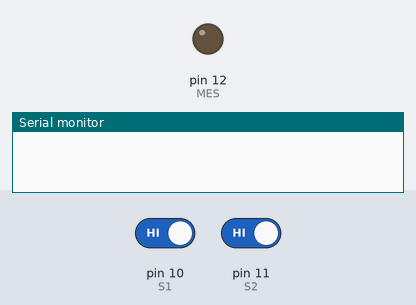
A sketch run on a simulated Arduino Uno, built for the host (arithmetic inside an expression is 32-bit, double 64-bit). Shown: output pins drawn as LEDs (lit = HIGH), the last lines printed to the serial monitor. Inputs (shaded band) come from the test bench; at power-on: pin 10 (S1) HIGH, pin 11 (S2) HIGH.

Above: at 1.2 s.
1.3 s: pin 10 (S1) driven LOW and pin 11 (S2) driven LOW
At 2.4 s:
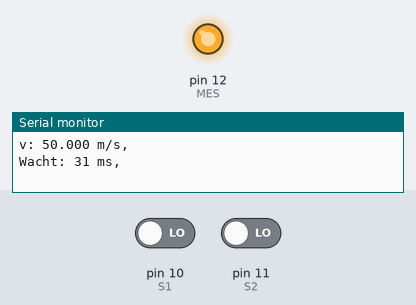
2.8 s: pin 10 (S1) driven HIGH
Timing chart, 0 to 5.8 s (numbered marks = the images above; inputs shaded):
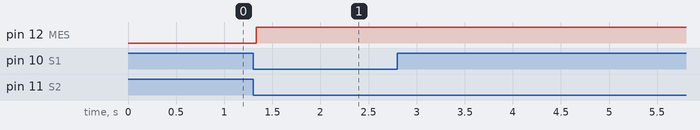

The sketch:

cut_controller.ino
```cpp
/*
  cut-controller.ino

  Versie 1.2

  - Leest sensors uit
  - Toggelt het mes (=de grote groene LED)
  - Geeft status weer op seriële monitor.

  Wijzigingen sinds vorige versie:
  - Met handling van uitzonderingssituaties (in .cpp)

*/

#define S1 10   // arduino pin, eerste sensor die de worst ziet
#define S2 11   // arduino pin, tweede sensor die de worst ziet
#define MES 12  // uitgang: zowel laag-->hoog als hoog-->laag snijdt worst door

#include "CutterController.h"

CutterController cutterController;

void controller_log_callback(const char* message) {
  Serial.println(message);
}

// deze functie wordt alleen uitgevoerd bij reset, en bij het inschakelen van de spanning
void setup() {
  // stel de arduino pinnen in als in- of uitgang
  pinMode(MES, OUTPUT);
  pinMode(S1, INPUT_PULLUP);
  pinMode(S2, INPUT_PULLUP);

  Serial.begin(115200);
  cutterController.setLogCallback(controller_log_callback);
  cutterController.enableLogging(true);

}

// oneindige lus
void loop() {

  bool worstVoorS1 = digitalRead(S1) == LOW;  // deeg voor sensor geeft "LOW", geen deeg = "HIGH"
  bool worstVoorS2 = digitalRead(S2) == LOW;  // deeg voor sensor geeft "LOW", geen deeg = "HIGH"
  double nu = (double) micros() / 1000000;   // in seconden

  CutterResult resultaat = cutterController.update(worstVoorS1, worstVoorS2, nu);

  digitalWrite(MES, resultaat.mesStand ? HIGH : LOW);

}
```

CutterController.cpp
```cpp
#include <cstdint>
#include "CutterController.h"
#include <cstdarg>
#include <cstdio>

// ---------------------------------------------------------------------------------------------
// Initialize controller state from the provided configuration and bootstrap timing.
CutterController::CutterController(const CutterConfig& config): config(config), controller_state(ControllerState::Geen), log_callback_(nullptr), logging_enabled_(false) {
  mesStand = false;
  autoHoldActief= false;
  snijVertragingOp = config.snijVertragingOpInit;
  snijVertragingNeer = config.snijVertragingNeerInit;
  geleerdeLengte = 0.4; // standaard waarde van 40 cm voor het geval dat
}


// ---------------------------------------------------------------------------------------------
// Sample sensors, timing, and latency feedback to determine whether a cut should fire and
// to update telemetry that downstream systems (MES, pneumatics) consume.
CutterResult CutterController::update(bool worstVoorS1, bool worstVoorS2, double nu) {

  CutterResult resultaat{};

  static bool prevWorstVoorS1 = false;
  static bool prevWorstVoorS2 = false;
  // detect rising edges on sensors
  if (worstVoorS1 && !prevWorstVoorS1) {
    beginVanWorstLaatstGezienDoorS1 = nu;
//    logMessage("\nS1 rising edge at %.3f s. ", nu);
    transitionToState(ControllerState::AlleenS1, nu);
  }

  if (worstVoorS2 && !prevWorstVoorS2) {
  //  logMessage("\nS2 rising edge at %.3f s. ", nu);
    if (controller_state == ControllerState::AlleenS1) {
      float beginVanWorstLaatstGezienDoorS2 = nu;
      float tijdTussenS1enS2 = beginVanWorstLaatstGezienDoorS2 - beginVanWorstLaatstGezienDoorS1;
      if (tijdTussenS1enS2 < 1e-3) {  // dit voorkomt delen door een heel klein getal
        logMessage("Diff '%.3f' is kleiner dan 1.0ms, afgerond naar 1.0ms", tijdTussenS1enS2);
        tijdTussenS1enS2 = 1e-3;
      }
      worstSnelheid = config.afstandTussenS1enS2 / tijdTussenS1enS2;
      logMessage("\nv: %.3f m/s, ", worstSnelheid);

      float dodeTijd;
      if (mesStand) {
        dodeTijd = snijVertragingNeer;    // aangezien de autohold regelaar hier ingrijpt,
      } else {                            // kan de dodetijd ook negatief worden !
        dodeTijd = snijVertragingOp;      //
      }

      // bereken snij tijdstip zodat de worst wordt doorgesneden zodra de voorkant bij "pijl" aankomt,
      // hou via 'dodeTijd' rekening met pneumatiek, mes mechaniek en autohold bijsturing
      snijMoment = beginVanWorstLaatstGezienDoorS2 + config.afstandS2totReferentie / worstSnelheid + dodeTijd;

      float teWachtenTijd = snijMoment - nu;
      if(teWachtenTijd > config.maxTeWachtenTijd ) {     // Dit bepaalt de laagst mogelijke snelheid, en de maximale worstlengte.
        teWachtenTijd = config.maxTeWachtenTijd;
        snijMoment = nu + config.maxTeWachtenTijd;       // Is aan te passen in CutterController.h !!!
      }

      logMessage("Wacht: %.0f ms, ", 1000 * teWachtenTijd);
      transitionToState(ControllerState::Beide, nu);
    }
  }

  if(nu >= snijMoment && controller_state == ControllerState::Beide) {
    transitionToState(ControllerState::SnijCommandoVerstuurd, nu);
    mesStand = !mesStand;

    updateAutoHold();
  }

  if (!worstVoorS1 && prevWorstVoorS1) {
//    logMessage("\nS1 falling edge at %.3f s. ", nu);
    if (controller_state == ControllerState::SnijCommandoVerstuurd) {
      transitionToState(ControllerState::AlleenS2, nu);

      float eindVanWorstLaatstGezienDoorS1 = nu;
      float tijdsduurWorstVoorS1 = eindVanWorstLaatstGezienDoorS1 - beginVanWorstLaatstGezienDoorS1;
      worstLengte = tijdsduurWorstVoorS1 * worstSnelheid;
      logMessage("Worstlengte: %.1f mm. ", 1000 * worstLengte);
      leerLengte(worstLengte);
    }
  }

  prevWorstVoorS2 = worstVoorS2;
  prevWorstVoorS1 = worstVoorS1;

  // time-out, voor het geval dat
  if (nu - tijdLaatsteStateWijziging > config.maxTeWachtenTijd * 2) {
    logMessage("** State timeout, terug naar Geen **\n");
    transitionToState(ControllerState::Abnormaal, nu);
    autoHoldActief = false;
  }

  resultaat.mesStand = mesStand;
  resultaat.worstSnelheid = worstSnelheid;
  resultaat.snijMoment = snijMoment;
  resultaat.snijVertragingOp = snijVertragingOp;
  resultaat.snijVertragingNeer = snijVertragingNeer;
  resultaat.worstLengte = worstLengte;
  resultaat.controller_state = static_cast<uint8_t>(controller_state);

  return resultaat;
}

// ---------------------------------------------------------------------------------------------
// verwerk nieuw gemeten lengte
void CutterController::leerLengte(float nieuwe_lengte) {

  // bewaar laatst gemeten lengte in circulaire buffer
  lengte[lengteIdx++] = nieuwe_lengte;
  if(lengteIdx >= config.aantalLengtes) {
    lengteIdx = 0;
    lengteBufferVol = true;
  }

  // bereken spreiding en gemiddelde van laatste lengtes
  float min = 10000;
  float max = -1;
  float totaleLengte = 0;

  if (lengteBufferVol) {
    logMessage("Buffer: ");
    for (uint8_t i = 0; i < config.aantalLengtes; i++) {
      logMessage("%.1f, ", 1000 * lengte[i]);
      totaleLengte += lengte[i];  // voor bepaling gemiddelde
      if(lengte[i] > max) max = lengte[i];    // voor bepaling spreiding
      if(lengte[i] < min) min = lengte[i];
    }
    autoHoldSpreiding = max - min;
    autoHoldGemiddeldeLengte = totaleLengte / config.aantalLengtes;
    logMessage("max: %.1f mm, min: %.1f mm, spreiding: %.1f mm, gem.: %.1f mm, snijVertragingOp: %.3f s, snijVertragingNeer: %.3f s.", 1000 * max, 1000 * min, 1000 * autoHoldSpreiding, 1000 * autoHoldGemiddeldeLengte, snijVertragingOp, snijVertragingNeer);
  }

  updateAutoHoldTiming(nieuwe_lengte);

}

// ---------------------------------------------------------------------------------------------
// schakelt autoHold aan/uit
void CutterController::updateAutoHold() {

  if(!config.autoHoldMogelijk) return;

  if(!autoHoldActief) {
    if(autoHoldSpreiding < config.autoHoldAanDrempel) {   // schakel auto-hold in
      autoHoldActief = true;
      autoHoldDoelLengte = autoHoldGemiddeldeLengte;
      logMessage(" ** AUTOHOLD AAN (doel: %.2f mm) ** ", 1000 * autoHoldDoelLengte);
    }
  } else {
    if(autoHoldSpreiding > config.autoHoldUitDrempel) {   // schakel auto-hold uit
      autoHoldActief= false;        // reset buffer om na afwijking te snel terug inschakelen te voorkomen
      lengteBufferVol = false;
      lengteIdx = 0;
      snijVertragingOp = config.snijVertragingOpInit;
      snijVertragingNeer = config.snijVertragingNeerInit;

      logMessage(" ** AUTOHOLD UIT ** ");
    }
  }
}

// ---------------------------------------------------------------------------------------------
// past timing aan bij autohold
void CutterController::updateAutoHoldTiming(float nieuweLengte) {

  // Een PID regeling zou te gek zijn maar afregelen daarvan is lastig.
  // Vandaar een stomme op/neer regeling. Worst te lang? Tandje terug.
  // En omgekeerd. Dit apart regelen voor mes omhoog en omlaag.
  if(autoHoldActief) {

    float tijdStap;

    // tijdStap = config.autoHoldBijRegelStap / worstSnelheid;
    tijdStap = (autoHoldDoelLengte - nieuweLengte) / worstSnelheid;

    if(mesStand) {
      // if(nieuweLengte > autoHoldDoelLengte) snijVertragingOp -= tijdStap; else snijVertragingOp += tijdStap;
      snijVertragingOp += tijdStap;
    } else {
      // if(nieuweLengte > autoHoldDoelLengte) snijVertragingNeer -= tijdStap; else snijVertragingNeer += tijdStap;
      snijVertragingNeer += tijdStap;
    }

    // begrens de regelaar om puinhoop in de fabriek te voorkomen bij op hol geslagen regeling
    if(snijVertragingOp < config.minSnijVertraging)   snijVertragingOp = config.minSnijVertraging;
    if(snijVertragingOp > config.maxSnijVertraging)   snijVertragingOp = config.maxSnijVertraging;
    if(snijVertragingNeer < config.minSnijVertraging) snijVertragingNeer = config.minSnijVertraging;
    if(snijVertragingNeer > config.maxSnijVertraging) snijVertragingNeer = config.maxSnijVertraging;
  }

}

// ---------------------------------------------------------------------------------------------
// helper-functie voor logging: zet state om in leesbare tekst
const char* CutterController::controllerStateName(ControllerState state) {
  switch (state) {
    case ControllerState::Geen:
      return "Geen";
    case ControllerState::AlleenS1:
      return "AlleenS1";
    case ControllerState::Beide:
      return "Beide";
    case ControllerState::AlleenS2:
      return "AlleenS2";
    case ControllerState::SnijCommandoVerstuurd:
      return "SnijCommandoVerstuurd";
    case ControllerState::Abnormaal:
      return "Abnormaal";
  }
  return "unknown";
}

// ---------------------------------------------------------------------------------------------
// ga naar volgende state
void CutterController::transitionToState(ControllerState nieuweState, double nu) {
  controller_state = nieuweState;
  tijdLaatsteStateWijziging = nu;
  // logMessage("* %s", controllerStateName(controller_state));
}

// ---------------------------------------------------------------------------------------------
// stel functie in die logging uitprint
void CutterController::setLogCallback(LogCallback callback) {
  log_callback_ = callback;
}

// ---------------------------------------------------------------------------------------------
// zet logging aan of uit
void CutterController::enableLogging(bool enabled) {
  logging_enabled_ = enabled;
}

// ---------------------------------------------------------------------------------------------
// schrijf boodschap voor diagnostiek naar seriele poort
void CutterController::logMessage(const char* format, ...) const {
  if (!logging_enabled_ || !log_callback_ || !format) {
    return;
  }
  char buffer[256];
  va_list args;
  va_start(args, format);
  std::vsnprintf(buffer, sizeof(buffer), format, args);
  va_end(args);
  log_callback_(buffer);

}
```

CutterController.h
```cpp
#ifndef CUTTER_CONTROLLER_H
#define CUTTER_CONTROLLER_Hc

// #include <Arduino.h>
#include <cstdint>
#include <cstddef>
#include <cstdarg>

//---------------------------
// CutterController.h
// Dit is de interface naar de code die beslist wanneer het mes moet worden bediend.
// De werkelijke code is te vinden in CutterController.cpp
// De worst passeert eerst sensor S1, dan sensor S2 en daarna de Referentie positie.
// De Referentie positie is een markering op of aan de sensor beugel, die zichtbaar is voor de operator.
//
// Het regelalgoritme heeft twee modi: Autohold uit en Autohold aan
//---------------------------

// Runtime parameters die lengte en timing bepalen.
// Alle eenheden zijn volgens S.I., dus meters, seconden en meters per seconde.
// Bv. een afstand van 0.05 is 5 cm, en een tijd van 0.02 is 20 milliseconden.
struct CutterConfig {

  const bool autoHoldMogelijk = true;         // Zet deze op  = false (alleen kleine letters) om autohold uit te schakelen (org true)
  const float afstandS2totReferentie = 0.065; // In meters. De vaste afstand van S2 tot de referentie hier noteren. Moet groter dan 0 zijn !!(org 0.065)
  const float afstandTussenS1enS2 = 0.050;    // In meters. Afstand tussen de twee sensoren, gebruikt om de invoersnelheid te schatten.(org 0.050)
  const double snijVertragingOpInit = 0.03;   // In seconden. De tijd tussen opgaande stuurflank en mes (laag -> hoog), na inschakelen. (org 0.03)
  const double snijVertragingNeerInit = 0.03; // In seconden. De tijd tussen neergaande stuurflank en mes (laag -> hoog), na inschakelen.(org 0.03)
  const double maxLengteCorrectie = 100.0;    // In meters. Maximale lengtecorrectie die per snede mag worden toegepast. (org 100.0)
  const double maxTeWachtenTijd = 4.0;        // In seconden. Maximum toegestane interval tussen snedes. Dit bepaalt de laagst mogelijke snelheid van de lijn !!! (org 2.0)
  const uint8_t aantalLengtes = 3;            // Over dit aantal lengtes wordt bepaald of lengte Constant is (voor auto-hold). Bij meer dan 100, dat getal ook verderop aanpassen in de regel die "lengtes[100]" bevat. (org 3)
  float minSnijVertraging = -0.4;             // In seconden, autohold regelt niet lager dan deze tijd terug (org -0.4)
  float maxSnijVertraging = 0.4;              // In seconden, autohold regelt niet hoger dan deze tijd op (org 0.4)
  const float autoHoldAanDrempel = 0.02;      // In meters. Als gemeten spreiding kleiner is dan deze lengte dan springt 'autohold' aan. (org 0.02)
  const float autoHoldUitDrempel = 0.04;      // In meters. Als gemeten spreiding over laatste AantalLengtes groter is dan deze drempel, springt 'autohold' uit. (org 0.04)
};

// Output state waarmee de aanroepende functie bv het mes kan besturen
struct CutterResult {

  bool mesStand;
  float worstSnelheid;
  float snijMoment;
  float snijVertragingOp;
  float snijVertragingNeer;
  float worstLengte;
  uint8_t controller_state;

};

// Stateful controller that shapes cut timing based on sensor feedback and latency estimates.
class CutterController {
public:
  explicit CutterController(const CutterConfig& config = CutterConfig());
  using LogCallback = void (*)(const char* message);

  CutterResult update(bool sensor1Active, bool sensor2Active, double now);
  // Expose the MES bit state for debugging or telemetry reporting.
  uint8_t currentCutterState() const {
    return mesStand;
  }
  // Attach an optional logging callback that receives formatted messages.
  void setLogCallback(LogCallback callback);
  void enableLogging(bool enabled);

private:
  enum class ControllerState {
    Geen,
    AlleenS1,
    Beide,
    AlleenS2,
    SnijCommandoVerstuurd,
    Abnormaal
  };

  void logMessage(const char* format, ...) const;
  CutterConfig config;
  ControllerState controller_state;
  LogCallback log_callback_;
  bool logging_enabled_;
  void transitionToState(ControllerState nieuweState, double nu);
  static const char* controllerStateName(ControllerState state);

  void leerLengte(float lengte);            // verwerkt nieuw gemeten lengte
  float lengte[100];                        // circulaire buffer
  void updateAutoHoldTiming(float lengte);  // past timing aan bij autohold
  void updateAutoHold();                    // schakelt autoHold aan/uit
  float autoHoldSpreiding = 0.1;            // laatst gemeten spreiding
  float autoHoldGemiddeldeLengte = 0.4;     // laatst bepaalde gemiddelde
  float autoHoldDoelLengte = 0.4;           // doel lengte
  bool autoHoldActief = false;
  float snijVertragingOp;
  float snijVertragingNeer;
  float geleerdeLengte;
  double tijdLaatsteStateWijziging = 0.0;   // voor time-out

  bool lengteBufferVol = false;             // geeft aan of er al voldoende metingen ontvangen zijn
  uint8_t lengteIdx = 0;

  bool mesStand;
  float worstSnelheid;
  float snijMoment;
  float msTotSnijMoment;

  float worstLengte;

  float beginVanWorstLaatstGezienDoorS1;

};

#endif  // CUTTER_CONTROLLER_H
```

Measured:
- after the input at 1.3 s, pin 12 (MES): LOW → HIGH at once
